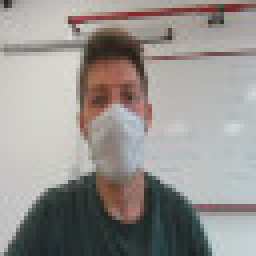
#> input picture testing/jpg_bitstream/source.jpg, 64 x 64 px (shown 4 times larger)
$ python main.py
#> lines starting #> are read from the running program, lines starting #| are printed output that depends on the picture
from PIL import Image
import matplotlib.pyplot as plt
import numpy as np
from color_utils import *

im = Image.open("source.jpg")
#> im is the input picture: PIL image 64x64 RGB; mean R, G, B 151.3, 147.9, 144.4

pixels = np.asarray(im)
pixels_ycbcr = np.zeros(pixels.shape, dtype=np.uint8)

"""
for i in range(pixels.shape[0]):
    for j in range(pixels.shape[1]):
        pixels_ycbcr[i, j] = rgb2ycbcr(*pixels[i, j])"""

pixels_ycbcr = np.asarray(im.convert("YCbCr"))
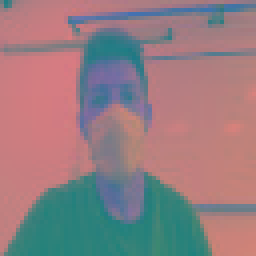
#> pixels_ycbcr: shape (64, 64, 3) (shown 4 times larger); mean R, G, B 148, 125.3, 129.5
pixels_ycbcr = np.ndarray((im.size[1], im.size[0], 3), 'u1', pixels_ycbcr.tostring())

print(np.min(pixels_ycbcr), np.max(pixels_ycbcr))
#| 30 218

#plt.imshow(pixels_ycbcr.astype(np.int64))
plt.imshow(pixels_ycbcr)
plt.show()
plt.imsave("dest.jpg", pixels_ycbcr)
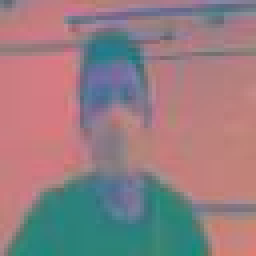
#> saved as dest.jpg: shape (64, 64, 3) (shown 4 times larger); mean R, G, B 147.9, 125.3, 129.6

"""
Les étapes :
1 - prendre l'image JPEG et convertir en YCbCr
2 - appliquer la DCT sur des macroblocs de 8x8
3 - Quantization matrix pour échelonner les valeurs de la DCT
4 - Les blocs sont transformés en chaine de caractère en utilisant un pattern en zig zag
5 - On encode avec Huffman pour l'envoyer sous forme de bitstream
"""
